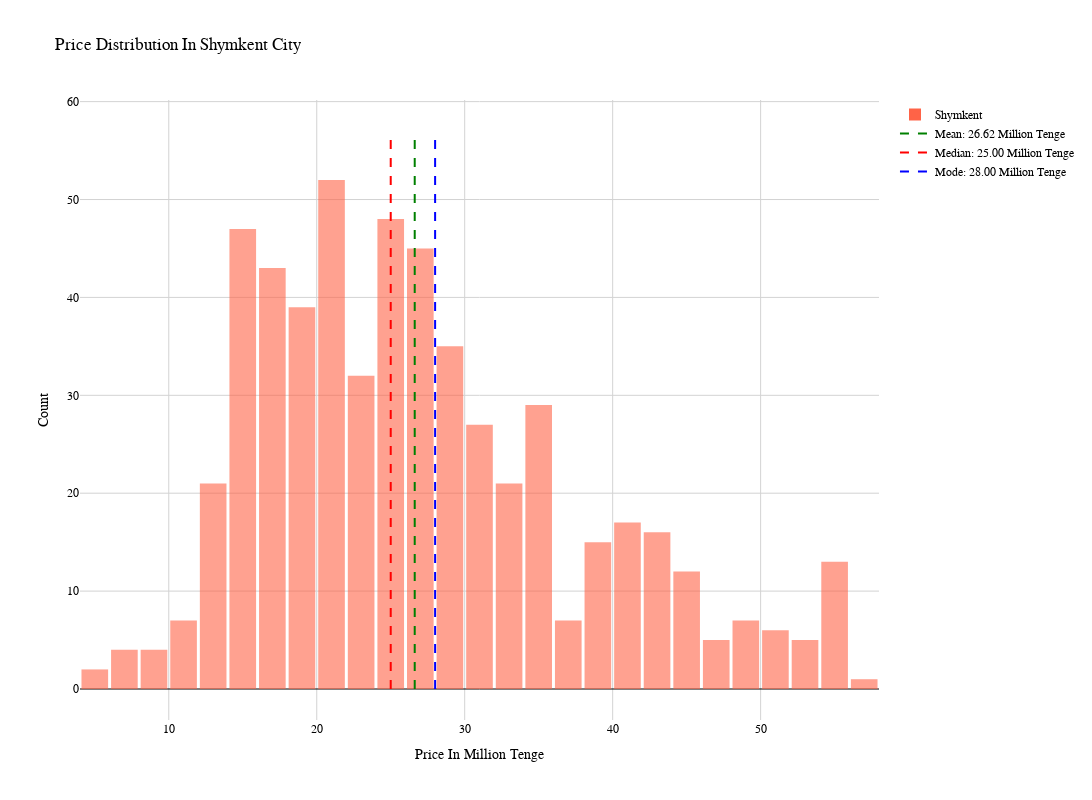

The notebook cell saved with this chart:
### Code cell
import plotly.graph_objects as go

df_shymkent = df_final_filtered[df_final_filtered['Город'] == 'Шымкент']
df_shymkent_mean = df_shymkent['Цена в тг'].mean()
df_shymkent_median = df_shymkent['Цена в тг'].median()
df_shymkent_mode = df_shymkent['Цена в тг'].mode()[0]

fig_shymkent = go.Figure()

fig_shymkent.add_trace(go.Histogram(x=df_shymkent['Цена в тг'], nbinsx=50, name='Shymkent', marker=dict(color='tomato', opacity=0.6)))

fig_shymkent.add_trace(go.Scatter(x=[df_shymkent_mean, df_shymkent_mean], y=[0, max(df_shymkent['Цена в тг'])], 
                                 mode='lines', line=dict(color='green', dash='dash'),
                                 name=f'Mean: {df_shymkent_mean:.2f} Million Tenge'))

fig_shymkent.add_trace(go.Scatter(x=[df_shymkent_median, df_shymkent_median], y=[0, max(df_shymkent['Цена в тг'])], 
                                 mode='lines', line=dict(color='red', dash='dash'),
                                 name=f'Median: {df_shymkent_median:.2f} Million Tenge'))

fig_shymkent.add_trace(go.Scatter(x=[df_shymkent_mode, df_shymkent_mode], y=[0, max(df_shymkent['Цена в тг'])], 
                                 mode='lines', line=dict(color='blue', dash='dash'),
                                 name=f'Mode: {df_shymkent_mode:.2f} Million Tenge'))

fig_shymkent.update_layout(
    title_text="Price Distribution In Shymkent City", 
    height=800, 
    width=1500,
    xaxis_title="Price In Million Tenge",
    yaxis_title="Count",
    bargap=0.1,
    plot_bgcolor='white', 
    font=dict(family="Arial", size=12, color="black"),
    xaxis=dict(
        showgrid=True,  
        gridcolor='lightgray',  
        zeroline=True,  
        zerolinecolor='black', 
        zerolinewidth=1  
    ),
    yaxis=dict(
        showgrid=True,  
        gridcolor='lightgray',  
        zeroline=True, 
        zerolinecolor='black',  
        zerolinewidth=1  
    )
)

fig_shymkent.show()

### Figure 1 — Plotly figure (JSON) as saved in the notebook; plotly's stock layout.template omitted (floating-point values rounded to 4 significant figures; data arrays with more than 128 entries replaced by an {"elided": "..."} marker saying what was removed)
{"data": [{"marker": {"color": "tomato", "opacity": 0.6}, "name": "Shymkent", "nbinsx": 50, "type": "histogram", "x": {"elided": "560 float values"}}, {"line": {"color": "green", "dash": "dash"}, "mode": "lines", "name": "Mean: 26.62 Million Tenge", "type": "scatter", "x": [26.62, 26.62], "y": [0, 57]}, {"line": {"color": "red", "dash": "dash"}, "mode": "lines", "name": "Median: 25.00 Million Tenge", "type": "scatter", "x": [25, 25], "y": [0, 57]}, {"line": {"color": "blue", "dash": "dash"}, "mode": "lines", "name": "Mode: 28.00 Million Tenge", "type": "scatter", "x": [28, 28], "y": [0, 57]}], "layout": {"bargap": 0.1, "font": {"color": "black", "family": "Arial", "size": 12}, "height": 800, "plot_bgcolor": "white", "title": {"text": "Price Distribution In Shymkent City"}, "width": 1500, "xaxis": {"gridcolor": "lightgray", "showgrid": true, "title": {"text": "Price In Million Tenge"}, "zeroline": true, "zerolinecolor": "black", "zerolinewidth": 1}, "yaxis": {"gridcolor": "lightgray", "showgrid": true, "title": {"text": "Count"}, "zeroline": true, "zerolinecolor": "black", "zerolinewidth": 1}}}
